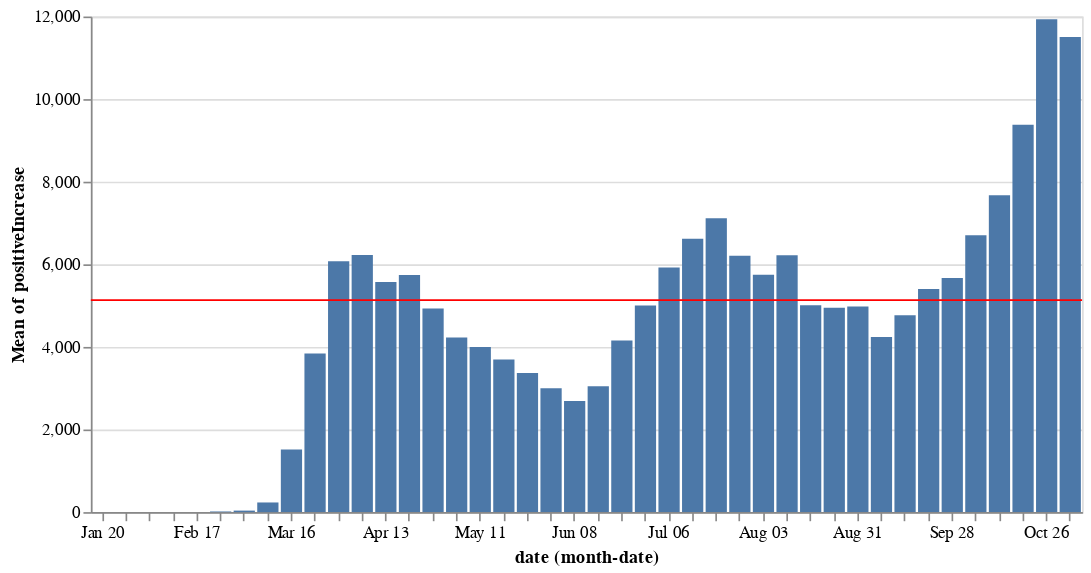

Notebook code cell kept with this figure:
### Code cell
bar = alt.Chart(weekly_dem).mark_bar().encode(
        x='monthdate(date):O',
        y="mean(positiveIncrease):Q")

rule = alt.Chart(weekly_dem).mark_rule(color='red').encode(
    y='mean(positiveIncrease):Q'
)

(bar+rule).properties(width=600)

### Figure 1 — Vega-Lite specification as saved in the notebook (floating-point values rounded to 4 significant figures; data arrays with more than 128 entries replaced by an {"elided": "..."} marker saying what was removed)
{"config": {"view": {"continuousWidth": 400, "continuousHeight": 300}}, "layer": [{"mark": "bar", "encoding": {"x": {"type": "ordinal", "field": "date", "timeUnit": "monthdate"}, "y": {"type": "quantitative", "aggregate": "mean", "field": "positiveIncrease"}}}, {"mark": {"type": "rule", "color": "red"}, "encoding": {"y": {"type": "quantitative", "aggregate": "mean", "field": "positiveIncrease"}}}], "data": {"name": "data-89cd1f8446414b40dd651ff633feb959"}, "width": 600, "$schema": "https://vega.github.io/schema/vega-lite/v4.8.1.json", "datasets": {"data-89cd1f8446414b40dd651ff633feb959": {"elided": "913 records"}}}
